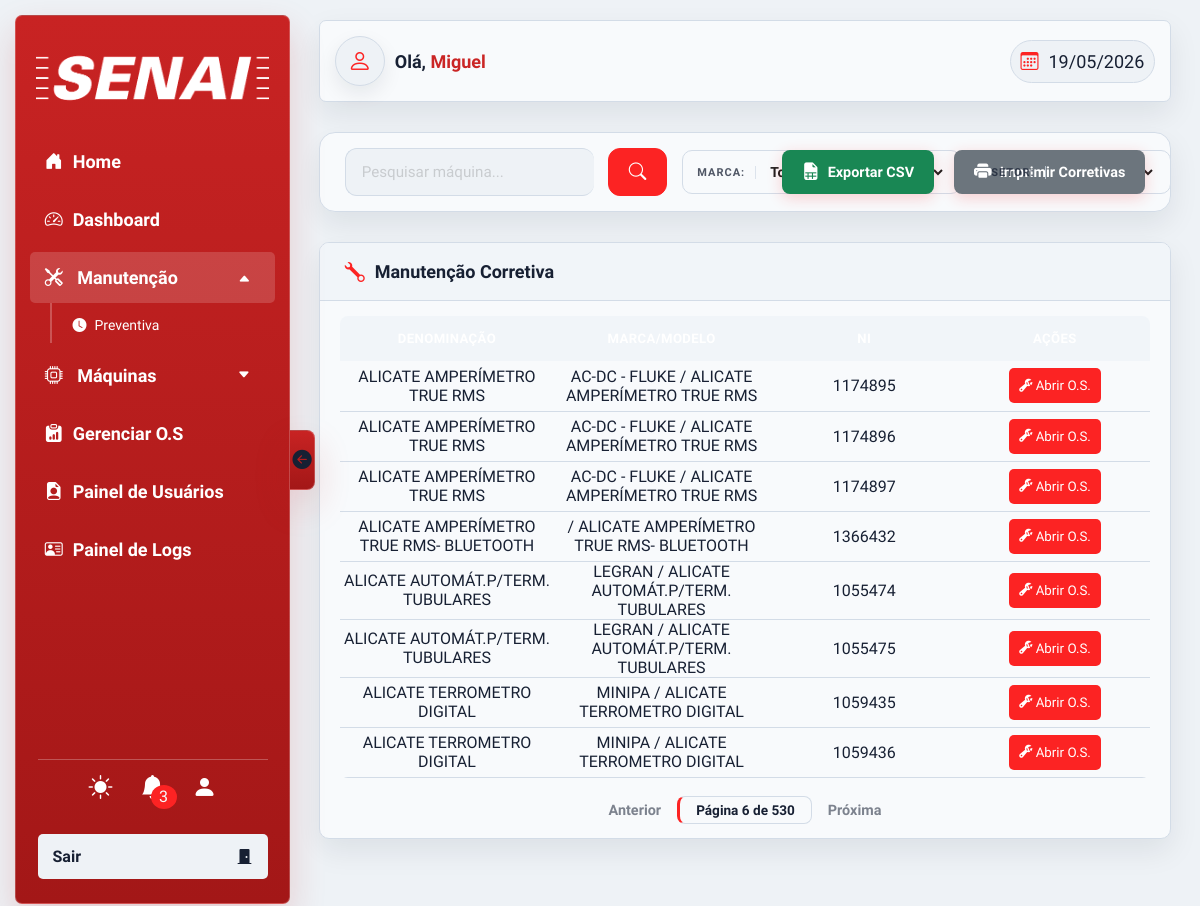
/php/views/corretiva.php?&page=6 (signed in), run on the app's committed database.
### tables this page shows
CREATE TABLE `maquinas` (
  `id` int(11) NOT NULL,
  `denominacao` varchar(255) NOT NULL,
  `marca` varchar(255) DEFAULT NULL,
  `modelo` varchar(255) DEFAULT NULL,
  `numero_identificacao` varchar(100) DEFAULT NULL,
  `tipomaquina_id` int(11) DEFAULT NULL,
  `ano_fabricacao` int(11) DEFAULT NULL,
  `setor` varchar(100) DEFAULT NULL,
  `criado_em` datetime DEFAULT current_timestamp(),
  `data_proxima_manutencao` date DEFAULT NULL
);

### php/views/corretiva.php (the view, shortened to what this page needs)
<?php
require __DIR__ . '/../configs/conexao.php';
$busca_atual = isset($_GET['search']) ? trim($_GET['search']) : '';
$filtro_marca = isset($_GET['filtro-marca']) ? trim($_GET['filtro-marca']) : '';
$filtro_setor = isset($_GET['filtro-setor']) ? trim($_GET['filtro-setor']) : '';
$pagina_atual = isset($_GET['page']) ? (int)$_GET['page'] : 1;
$limite = 8;
$marcas_lista = [];
$r = $conn->query("SELECT DISTINCT marca FROM maquinas WHERE marca IS NOT NULL AND marca != '' ORDER BY marca ASC");
if ($r) { while ($row = $r->fetch_assoc()) $marcas_lista[] = $row['marca']; }
$setores_lista = [];
$r = $conn->query("SELECT DISTINCT setor FROM maquinas WHERE setor IS NOT NULL AND setor != '' ORDER BY setor ASC");
if ($r) { while ($row = $r->fetch_assoc()) $setores_lista[] = $row['setor']; }
$where = "";
$sql_count = "SELECT COUNT(*) as total FROM maquinas" . $where;
$res_count = $conn->query($sql_count);
$total_registros = $res_count->fetch_assoc()['total'];
$total_paginas = ceil($total_registros / $limite);
$offset = ($pagina_atual - 1) * $limite;
$sql = "SELECT * FROM maquinas" . $where . " ORDER BY denominacao ASC LIMIT $limite OFFSET $offset";
$resultado = $conn->query($sql);
?>
<!DOCTYPE html>
<html lang="pt-br">
<head>
    <link rel="stylesheet" href="../../css/style.css">
    <link rel="stylesheet" href="../../css/nav.css">
    <link rel="stylesheet" href="../../css/header.css">
    <link rel="stylesheet" href="../../css/modal.css">
    <link rel="stylesheet" href="../../css/global.css">
    <link rel="stylesheet" href="https://cdn.jsdelivr.net/npm/bootstrap-icons@1.13.1/font/bootstrap-icons.min.css">
</head>
<body>
    <?php require __DIR__ . '/../components/nav.php'; ?>
    <section class="sec-main">
        <?php require __DIR__ . '/../components/header.php'; ?>
        <div class="page-actions-bar">
            <form action="" method="GET" class="page-search-form">
                <div class="page-search-box <?php echo $busca_atual ? 'has-content' : ''; ?>">
                    <input type="text" name="search" value="<?php echo htmlspecialchars($busca_atual); ?>" placeholder="Pesquisar máquina...">
                </div>
                <button type="submit" class="btn-search"><i class="bi bi-search"></i></button>
                <?php if (!empty($marcas_lista)): ?>
                <div class="page-filter-box">
                    <label>Marca:</label>
                </div>
                <?php endif; ?>
                <?php if (!empty($setores_lista)): ?>
                <div class="page-filter-box">
                    <label>Setor:</label>
                </div>
                <?php endif; ?>
            </form>
            <button class="btn-page-action" style="background: #198754;" onclick="exportarCSV()">
                <i class="bi bi-file-earmark-spreadsheet-fill"></i> Exportar CSV
            </button>
            <button class="btn-page-action" style="background: #6c757d;" onclick="imprimirRelatorio()">
                <i class="bi bi-printer-fill"></i> Imprimir Corretivas
            </button>
        </div>
        <div class="tabela-bg2">
            <div class="tabela-titulo"><i class="bi bi-wrench"></i><h2>Manutenção Corretiva</h2></div>
            <div class="tabela-wrapper">
                <table class="tabela-main">
                    <thead><tr><th>Denominação</th><th>Marca/Modelo</th><th>NI</th><th>Ações</th></tr></thead>
                    <tbody>
                        <?php while ($linha = $resultado->fetch_assoc()): ?>
                            <tr>
                                <td><?php echo htmlspecialchars($linha["denominacao"]); ?></td>
                                <td><?php echo htmlspecialchars($linha["marca"] . " / " . $linha["modelo"]); ?></td>
                                <td><?php echo htmlspecialchars($linha["numero_identificacao"]); ?></td>
                                <td>
                                    <button class="btnAcao deletar" onclick="showModal('corretiva', <?php echo $linha['id']; ?>)">
                                        <i class="bi bi-wrench-adjustable"></i> Abrir O.S.
                                    </button>
                                </td>
                            </tr>
                        <?php endwhile; ?>
                    </tbody>
                </table>
            </div>
            <?php
                $pag_params = http_build_query(array_filter([
                    'search' => $busca_atual,
                    'filtro-marca' => $filtro_marca,
                    'filtro-setor' => $filtro_setor,
                ], fn($v) => $v !== ''));
            ?>
            <div class="page-pagination">
                <?php if ($pagina_atual > 1): ?><a href="?<?= $pag_params ?>&page=<?= $pagina_atual - 1 ?>" class="pag-btn">Anterior</a><?php endif; ?>
                <span class="pag-current">Página <?php echo $pagina_atual; ?> de <?php echo $total_paginas; ?></span>
                <?php if ($pagina_atual < $total_paginas): ?><a href="?<?= $pag_params ?>&page=<?= $pagina_atual + 1 ?>" class="pag-btn">Próxima</a><?php endif; ?>
            </div>
        </div>
    </section>
</body>
</html>

### css/modal.css (style rules this page uses)
.modal-notificacao .notificacao h6, h5, h4, h3, h2, h1 { color: var(--corDestaque); }

### css/global.css (style rules this page uses)
* { padding: 0; margin: 0; box-sizing: border-box; font-family: "TASA Orbiter", sans-serif; outline: none; }
body { width: 100%; height: 100vh; min-height: 100vh; background: var(--corFundo); animation: animacaoCoringa 0.4s forwards ease-in-out; overflow-x: hidden; }
.sec-main { transition: padding-left 0.3s ease; padding-left: 310px; padding-right: 20px; padding-top: 20px; padding-bottom: 40px; width: 100%; min-height: 100vh; display: flex; flex-direction: column; align-items: center; gap: 30px; }
:root { --text-4xl: 48px; --text-2xl: 24px; --text-xl: 20px; --text-lg: 18px; --text-base: 16px; --text-sm: 14px; --corBase: #fc2323; --corDestaque: #ca2525; --corEscura: #646464; --corBranca: #FFFFFF; --confirmar: oklch(76.5% 0.177 163.223); --confirmarHover: oklch(69.6% 0.17 162.48); --editar: oklch(74.6% 0.16 232.661); --editarHover: oklch(58.8% 0.158 241.966); --ferramentas: oklch(62.476% 0.25289 28.919); --ferramentasHover: oklch(59.123% 0.23572 27.395); --clipes: oklch(75% 0.183 55.934); --clipesHover: oklch(76.9% 0.188 70.08); --hoverTr: #cecccc34; --cinzafundo: #a1a1a1b6; --txtClaro: #FFF; --txtEscuro: #000000; --corLogin: rgb(219, 219, 219); --status-ok: rgb(38, 240, 65); --status-warning: rgb(233, 206, 54); --status-danger: red; --status-pereira: rgb(79, 79, 207); }
html[data-tema='claro'] { --corFundo: #eef2f6; --corFundo2: #f8fafc; --sombra: 0 12px 30px rgba(15, 23, 42, .08); --sombra2: 0 8px 20px rgba(15, 23, 42, .08); --corTxt2: #111827; --corTxt: #FFFFFF; --corTxt3: #172033; --corBordas: #d3dce7; --corBarra: #b91c1c; --hoverTr: rgba(185, 28, 28, .08); --cinzafundo: #e7edf4; }
html[data-tema='claro'] body { background: var(--corFundo); color: var(--corTxt3); }
html[data-tema='claro'] .div-header, html[data-tema='claro'] .tabela-bg, html[data-tema='claro'] .tabela-bg2, html[data-tema='claro'] .doc-card, html[data-tema='claro'] .doc-hero, html[data-tema='claro'] .welcome-box, html[data-tema='claro'] .modal-box, html[data-tema='claro'] .card-box-filho { border-color: var(--corBordas); box-shadow: var(--sombra); }
html[data-tema='claro'] table thead, html[data-tema='claro'] .tabela-titulo { background: #f1f5f9; }

### data on the page
maquinas: denominacao "ALICATE AMPERÍMETRO TRUE RMS", marca+modelo "AC-DC - FLUKE / ALICATE AMPERÍMETRO TRUE RMS", numero_identificacao "1174895"
maquinas: denominacao "ALICATE AMPERÍMETRO TRUE RMS", marca+modelo "AC-DC - FLUKE / ALICATE AMPERÍMETRO TRUE RMS", numero_identificacao "1174896"
maquinas: denominacao "ALICATE AMPERÍMETRO TRUE RMS", marca+modelo "AC-DC - FLUKE / ALICATE AMPERÍMETRO TRUE RMS", numero_identificacao "1174897"
maquinas: denominacao "ALICATE AMPERÍMETRO TRUE RMS- BLUETOOTH", marca+modelo "/ ALICATE AMPERÍMETRO TRUE RMS- BLUETOOTH", numero_identificacao "1366432"
maquinas: denominacao "ALICATE AUTOMÁT.P/TERM. TUBULARES", marca+modelo "LEGRAN / ALICATE AUTOMÁT.P/TERM. TUBULARES", numero_identificacao "1055474"
maquinas: denominacao "ALICATE AUTOMÁT.P/TERM. TUBULARES", marca+modelo "LEGRAN / ALICATE AUTOMÁT.P/TERM. TUBULARES", numero_identificacao "1055475"
maquinas: denominacao "ALICATE TERROMETRO DIGITAL", marca+modelo "MINIPA / ALICATE TERROMETRO DIGITAL", numero_identificacao "1059435"
maquinas: denominacao "ALICATE TERROMETRO DIGITAL", marca+modelo "MINIPA / ALICATE TERROMETRO DIGITAL", numero_identificacao "1059436"

### other printed values
$totalNoti "3"
$nome_usuario "Miguel"
$pagina_atual "6"
$total_paginas "530"
